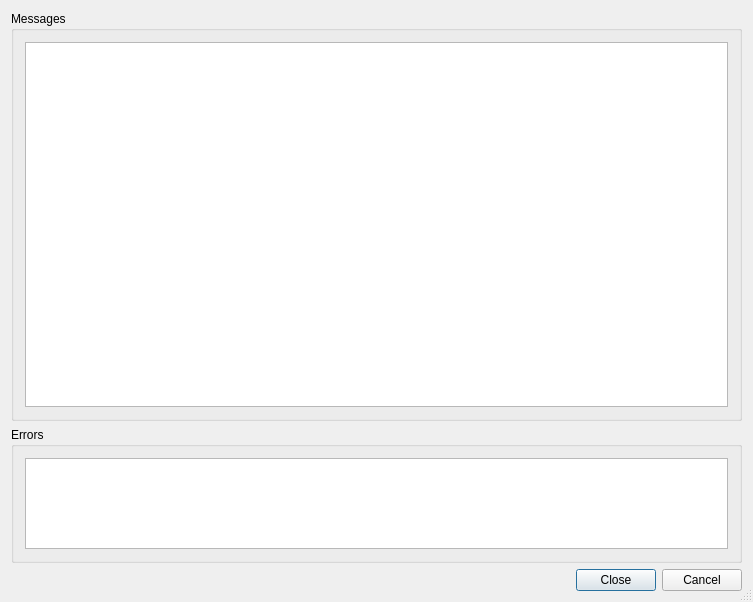
<ui version="4.0" >
 <class>EricdocExecDialog</class>
 <widget class="QDialog" name="EricdocExecDialog" >
  <property name="geometry" >
   <rect>
    <x>0</x>
    <y>0</y>
    <width>753</width>
    <height>602</height>
   </rect>
  </property>
  <property name="windowTitle" >
   <string>Ericdoc</string>
  </property>
  <property name="sizeGripEnabled" >
   <bool>true</bool>
  </property>
  <layout class="QVBoxLayout" name="verticalLayout_3" >
   <item>
    <widget class="QGroupBox" name="messagesGroup" >
     <property name="sizePolicy" >
      <sizepolicy vsizetype="Preferred" hsizetype="Preferred" >
       <horstretch>0</horstretch>
       <verstretch>3</verstretch>
      </sizepolicy>
     </property>
     <property name="title" >
      <string>Messages</string>
     </property>
     <layout class="QVBoxLayout" name="verticalLayout" >
      <item>
       <widget class="QTextBrowser" name="contents" >
        <property name="sizePolicy" >
         <sizepolicy vsizetype="Expanding" hsizetype="Expanding" >
          <horstretch>0</horstretch>
          <verstretch>3</verstretch>
         </sizepolicy>
        </property>
        <property name="whatsThis" >
         <string>&lt;b>Ericdoc Execution&lt;/b>
&lt;p>This shows the output of the Ericdoc generator command.&lt;/p></string>
        </property>
       </widget>
      </item>
     </layout>
    </widget>
   </item>
   <item>
    <widget class="QGroupBox" name="errorGroup" >
     <property name="sizePolicy" >
      <sizepolicy vsizetype="Preferred" hsizetype="Preferred" >
       <horstretch>0</horstretch>
       <verstretch>1</verstretch>
      </sizepolicy>
     </property>
     <property name="title" >
      <string>Errors</string>
     </property>
     <layout class="QVBoxLayout" name="verticalLayout_2" >
      <item>
       <widget class="QTextBrowser" name="errors" >
        <property name="sizePolicy" >
         <sizepolicy vsizetype="Expanding" hsizetype="Expanding" >
          <horstretch>0</horstretch>
          <verstretch>1</verstretch>
         </sizepolicy>
        </property>
        <property name="whatsThis" >
         <string>&lt;b>Ericdoc Execution&lt;/b>
&lt;p>This shows the errors of the Ericdoc generator command.&lt;/p></string>
        </property>
       </widget>
      </item>
     </layout>
    </widget>
   </item>
   <item>
    <widget class="QDialogButtonBox" name="buttonBox" >
     <property name="orientation" >
      <enum>Qt::Horizontal</enum>
     </property>
     <property name="standardButtons" >
      <set>QDialogButtonBox::Cancel|QDialogButtonBox::Close</set>
     </property>
    </widget>
   </item>
  </layout>
 </widget>
 <layoutdefault spacing="6" margin="11" />
 <pixmapfunction>qPixmapFromMimeSource</pixmapfunction>
 <tabstops>
  <tabstop>contents</tabstop>
  <tabstop>errors</tabstop>
  <tabstop>buttonBox</tabstop>
 </tabstops>
 <resources/>
 <connections/>
</ui>
